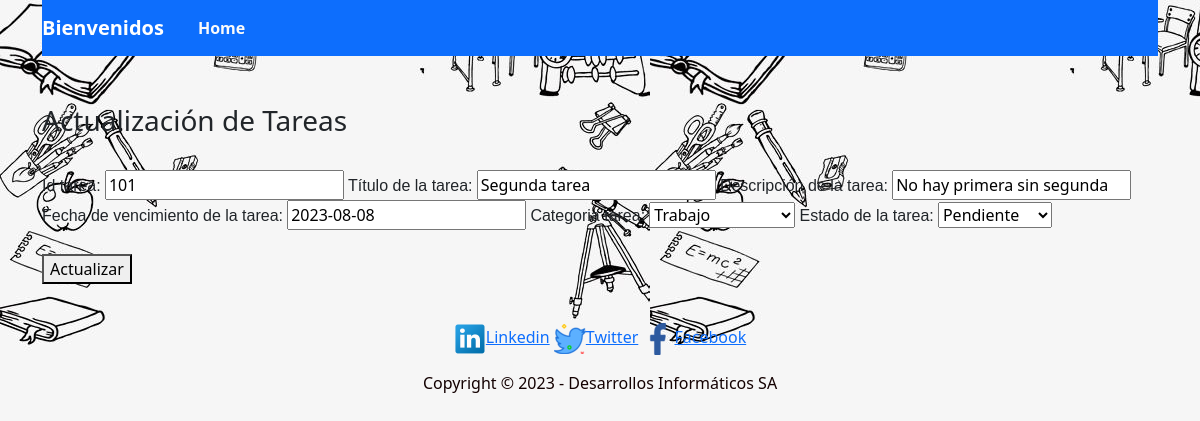
Screenshot of /modifica_tareas/101/ (signed in) with the database file from the repository.
### tareas/models.py (models this page shows, shortened)
class registroTareas(models.Model):
    id_tarea = models.CharField(
        null= False,
        max_length = 3,
        primary_key = True,
        default = '100'
        )
    titulo_tarea = models.CharField(max_length=50, verbose_name="Título de la tarea")
    descripcion_tarea = models.CharField(max_length=150, verbose_name="Descripción de la tarea")
    fecha_vencimiento_tarea = models.DateField(default=timezone.now, verbose_name="Fecha de vencimiento de la tarea")
    categoria_tarea = models.CharField(max_length=1, choices=categorias, default='1', verbose_name="Categoria tarea")
    estado_tarea = models.CharField(max_length=1, choices=estados, default='1', verbose_name="Estado de la tarea")

### tareas/views.py (the view, shortened to what this page needs)
# urls.py: path('modifica_tareas/<id>/', modificaTareas, name="modifica_tareas"),
@login_required
def modificaTareas(request, id):
    tarea = registroTareas.objects.get(pk = id)
    data = {
        'form': registroForm(instance=tarea)
    }
    return render(request, 'modifica_tareas.html', data)

### tareas/forms.py
class registroForm(forms.ModelForm):
    class Meta:
        model = registroTareas
        fields = '__all__'

### tareas/templates/modifica_tareas.html (shortened to what this page needs)
{% load static %}
<!DOCTYPE html>
<html lang="en">
  <head>
    <link href="https://cdn.jsdelivr.net/npm/bootstrap@5.3.1/dist/css/bootstrap.min.css" rel="stylesheet">
    <link rel="stylesheet" href="{% static 'assets/estilos/styles.css' %}" />
  </head>
  <body >
      {% load crispy_forms_tags %}
    <div class="container">
     <header>
      <nav class="navbar navbar-expand-lg navbar bg-primary" data-bs-theme="dark">
        <a class="navbar-brand" href="{% url 'index' %}">Bienvenidos</a>
        <div class="collapse navbar-collapse" id="navbarNav">
          <ul class="navbar-nav ml-auto">
            <li class="nav-item">
              <a class="nav-link" href="{% url 'index' %}" style="color: rgb(250, 250, 250);"><strong>Home</strong></a>
            </li>
          </ul>
        </div>
      </nav>
     </header>
    </div>
  <br><br>
    <div class="container">
      <h3>Actualización de Tareas</h3>
      <br>
      <form action="" class="formulario_contacto" method="POST">
        {{ form }}
        <br><br>
       <button type="submit" id="btnEnviar" class="button">Actualizar</button>
      </form>
    </div>
  </body>
  <br>
  <div class="container">
  <footer >
    <div>
      <p id="pie">
        <a href="https://www.linkedin.com/sharing/share-offsite/?url=[url]"><img id="pie-img" src="{% static 'assets/imagenes/linkedin_socialnetwork_17441.png' %}" alt="Linkedin">Linkedin</a>
        <a href="https://twitter.com/intent/tweet?text=[text]&url=[url]&hashtags=[hashtag]"><img id="pie-img" src="{% static 'assets/imagenes/twiter.png' %}" alt="Twitter">Twitter</a>
        <a href="https://www.facebook.com/sharer/sharer.php?u=https://espai.es"><img id="pie-img" src="{% static 'assets/imagenes/facebook_logo_icon_229298.png' %}" alt="Facebook">Facebook</a>
      </p>
      <p>Copyright &copy; 2023 - Desarrollos Informáticos SA</p>
    </div>
  </footer>
</div>
</html>

### tareas/static/assets/estilos/styles.css (style rules this page uses)
body { background-image:url('assets/img/6.jpg'); }
footer { height: 50%; text-align: center; padding: 15px; color: rgb(19, 1, 1); }
#pie { text-align: center; font-size: 1rem; font-weight: 100; }
.navbar { background-color: #f8f9fa; }
.navbar-brand { font-weight: bold; }
.nav-item { padding: 0 10px; }
label { font-family: 'Open Sans', sans-serif; font-family: 'Poppins', sans-serif; font-family: 'Ubuntu', sans-serif; }

### rows the page displays
registroTareas: id_tarea "101", titulo_tarea "Segunda tarea", descripcion_tarea "No hay primera sin segunda", fecha_vencimiento_tarea "2023-08-08", categoria_tarea "Trabajo", estado_tarea "Pendiente"
